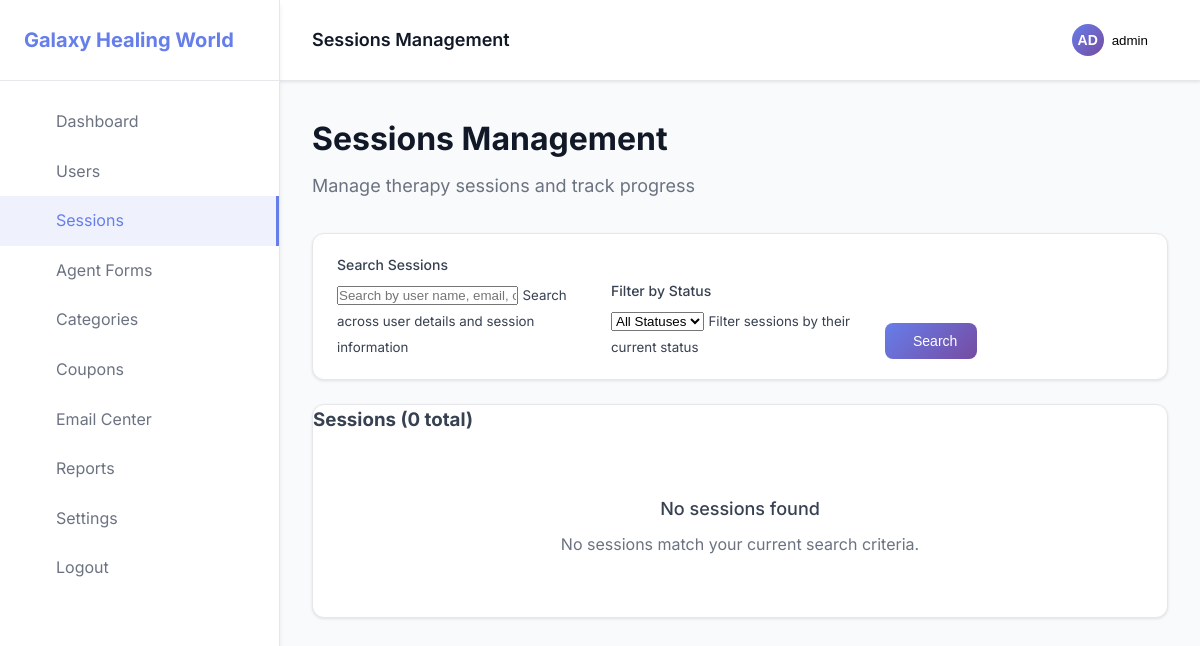
/admin/sessions.php (signed in), run on an earlier commit of the app's database.
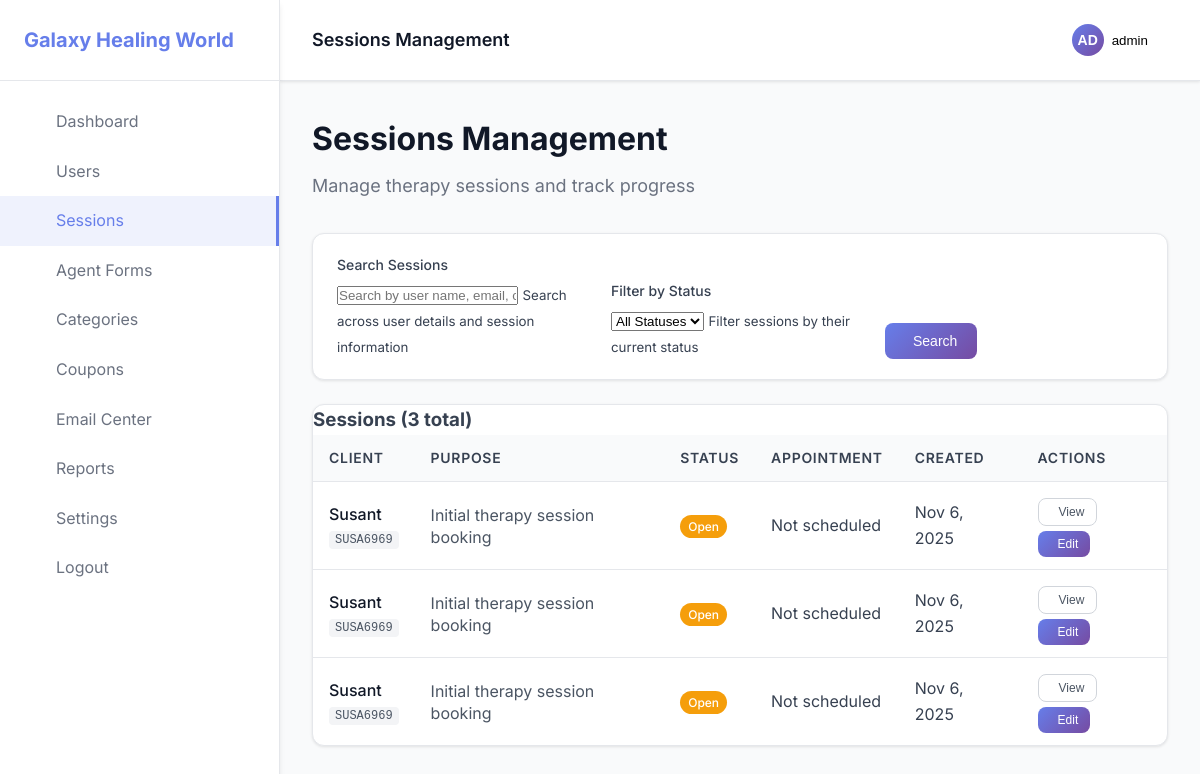
And on a later commit of the database.
### tables this page shows
CREATE TABLE sessions (
                id INTEGER PRIMARY KEY AUTOINCREMENT,
                user_id INTEGER NOT NULL,
                appointment_date DATETIME,
                contact_method VARCHAR(50),
                purpose_of_contact TEXT,
                exact_query TEXT,
                management_plan TEXT,
                query_status VARCHAR(20) DEFAULT 'open',
                refer_to VARCHAR(10) DEFAULT 'no',
                consultant_name VARCHAR(255),
                purpose_of_referral TEXT,
                next_appointment_date DATETIME,
                final_result TEXT,
                service_satisfaction INTEGER,
                result_date DATE,
                result_method VARCHAR(50),
                cancelled TINYINT DEFAULT 0,
                created_at DATETIME DEFAULT CURRENT_TIMESTAMP,
                updated_at DATETIME DEFAULT CURRENT_TIMESTAMP,
                FOREIGN KEY (user_id) REFERENCES users(id)
            );

CREATE TABLE users (
                id INTEGER PRIMARY KEY AUTOINCREMENT,
                client_id VARCHAR(50) UNIQUE NOT NULL,
                name VARCHAR(255) NOT NULL,
                email VARCHAR(255) NOT NULL,
                mobile VARCHAR(20) NOT NULL,
                dob DATE,
                age INTEGER,
                house_number VARCHAR(255),
                street_locality VARCHAR(255),
                pincode VARCHAR(10),
                area_village VARCHAR(255),
                city VARCHAR(100),
                district VARCHAR(100),
                state VARCHAR(100),
                address TEXT,
                occupation VARCHAR(255),
                qualification VARCHAR(255),
                voice_recording_path TEXT,
                query_text TEXT,
                attendant VARCHAR(50) DEFAULT 'self',
                attendant_name VARCHAR(255),
                attendant_email VARCHAR(255),
                attendant_mobile VARCHAR(20),
                relationship VARCHAR(100),
                how_learned VARCHAR(100),
                has_disability VARCHAR(10) DEFAULT 'no',
                disability_type VARCHAR(255),
                disability_percentage INTEGER,
                disability_documents TEXT,
                status VARCHAR(50) DEFAULT 'first-time',
                payment_made DECIMAL(10, 2) DEFAULT 0,
                created_at DATETIME DEFAULT CURRENT_TIMESTAMP,
                updated_at DATETIME DEFAULT CURRENT_TIMESTAMP
            );

### admin/sessions.php (the view, shortened to what the rows shown need)
<?php
$db = Database::getInstance();
$pdo = $db->getConnection();
$page = max(1, intval($_GET['page'] ?? 1));
$per_page = 20;
$offset = ($page - 1) * $per_page;
$where_conditions = ['s.cancelled = 0'];
$params = [];
$where_clause = 'WHERE ' . implode(' AND ', $where_conditions);
$query = "
    SELECT s.*, u.name as user_name, u.email as user_email, u.client_id, u.mobile
    FROM sessions s
    JOIN users u ON s.user_id = u.id
    $where_clause
    ORDER BY s.created_at DESC
    LIMIT $per_page OFFSET $offset
";
$stmt = $pdo->prepare($query);
$stmt->execute($params);
$sessions = $stmt->fetchAll();
?>
<!DOCTYPE html>
<html lang="en">
<head>
    <link rel="stylesheet" href="../assets/css/admin.css">
    <link rel="stylesheet" href="https://cdn.jsdelivr.net/npm/feather-icons@4.28.0/feather.min.css">
</head>
<body>
    <div class="admin-layout">
        <div class="admin-content">
            <main class="main-content">
                <div class="page-header">
                    <h1>Sessions Management</h1>
                </div>
                <div class="table-container">
                    <?php if (empty($sessions)): ?>
                        <div class="empty-state" role="status" aria-live="polite">
                            <i data-feather="calendar" aria-hidden="true"></i>
                            <h3>No sessions found</h3>
                            <p>No sessions match your current search criteria.</p>
                        </div>
                    <?php else: ?>
                        <div class="table-responsive">
                            <table class="table" role="table" aria-label="Sessions list">
                                <thead>
                                    <tr>
                                        <th scope="col">Client</th>
                                        <th scope="col">Purpose</th>
                                        <th scope="col">Status</th>
                                        <th scope="col">Appointment</th>
                                        <th scope="col">Created</th>
                                        <th scope="col" aria-label="Actions">Actions</th>
                                    </tr>
                                </thead>
                                <tbody>
                                    <?php foreach ($sessions as $session): ?>
                                        <tr>
                                            <td>
                                                <div class="client-info">
                                                    <div class="client-name"><?php echo htmlspecialchars($session['user_name']); ?></div>
                                                    <div class="client-id">
                                                        <code><?php echo htmlspecialchars($session['client_id']); ?></code>
                                                    </div>
                                                </div>
                                            </td>
                                            <td>
                                                <div class="purpose-info">
                                                    <?php
                                                    $purpose = $session['purpose_of_contact'] ?: 'Initial therapy session booking';
                                                    echo htmlspecialchars(strlen($purpose) > 50 ? substr($purpose, 0, 50) . '...' : $purpose);
                                                    ?>
                                                </div>
                                            </td>
                                            <td>
                                                <span class="status-badge <?php echo $session['query_status'] === 'open' ? 'status-open' : 'status-closed'; ?>"
                                                      aria-label="Status: <?php echo ucfirst($session['query_status']); ?>">
                                                    <?php echo ucfirst($session['query_status']); ?>
                                                </span>
                                            </td>
                                            <td>
                                                <?php if ($session['appointment_date']): ?>
                                                    <time datetime="<?php echo $session['appointment_date']; ?>">
                                                        <?php echo date('M j, Y g:i A', strtotime($session['appointment_date'])); ?>
                                                    </time>
                                                <?php else: ?>
                                                    <span class="text-muted">Not scheduled</span>
                                                <?php endif; ?>
                                            </td>
                                            <td>
                                                <time datetime="<?php echo $session['created_at']; ?>">
                                                    <?php echo date('M j, Y', strtotime($session['created_at'])); ?>
                                                </time>
                                            </td>
                                            <td>
                                                <div class="action-buttons">
                                                    <button type="button" class="btn btn-small btn-outline"
                                                            onclick="viewSession(<?php echo $session['id']; ?>)"
                                                            aria-label="View session details for <?php echo htmlspecialchars($session['user_name']); ?>">
                                                        View
                                                    </button>
                                                    <button type="button" class="btn btn-small btn-primary"
                                                            onclick="editSession(<?php echo $session['id']; ?>)"
                                                            aria-label="Edit session for <?php echo htmlspecialchars($session['user_name']); ?>">
                                                        Edit
                                                    </button>
                                                </div>
                                            </td>
                                        </tr>
                                    <?php endforeach; ?>
                                </tbody>
                            </table>
                        </div>
                    <?php endif; ?>
                </div>
            </main>
        </div>
    </div>
</body>
</html>

What changed in the data, as far as the page shows it:
added sessions: user.name "Susant", user.client_id "SUSA6969", purpose_of_contact "Initial therapy session booking", query_status "Open", shows "Not scheduled", created_at "Nov 6, 2025"
added sessions: user.name "Susant", user.client_id "SUSA6969", purpose_of_contact "Initial therapy session booking", query_status "Open", shows "Not scheduled", created_at "Nov 6, 2025"
added sessions: user.name "Susant", user.client_id "SUSA6969", purpose_of_contact "Initial therapy session booking", query_status "Open", shows "Not scheduled", created_at "Nov 6, 2025"
Also different on the page:
$total_sessions: "0" → "3"
text no longer shown: "No sessions found No sessions match your current search criteria."
text now shown: "CLIENT PURPOSE STATUS APPOINTMENT CREATED ACTIONS"
